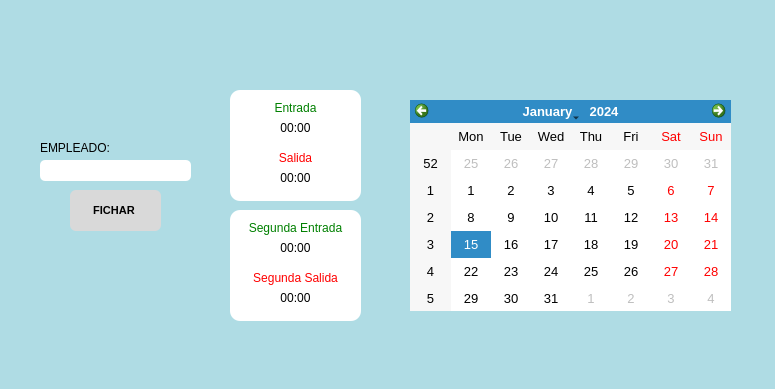
<?xml version="1.0" encoding="UTF-8"?>
<ui version="4.0">
 <class>MainWindow</class>
 <widget class="QMainWindow" name="MainWindow">
  <property name="geometry">
   <rect>
    <x>0</x>
    <y>0</y>
    <width>775</width>
    <height>389</height>
   </rect>
  </property>
  <property name="windowTitle">
   <string>MainWindow</string>
  </property>
  <property name="styleSheet">
   <string notr="true"/>
  </property>
  <widget class="QWidget" name="centralwidget">
   <widget class="QCalendarWidget" name="calendarWidget">
    <property name="geometry">
     <rect>
      <x>410</x>
      <y>100</y>
      <width>321</width>
      <height>211</height>
     </rect>
    </property>
    <property name="font">
     <font>
      <pointsize>10</pointsize>
     </font>
    </property>
    <property name="styleSheet">
     <string notr="true"/>
    </property>
   </widget>
   <widget class="QLabel" name="lblHora">
    <property name="geometry">
     <rect>
      <x>470</x>
      <y>65</y>
      <width>201</width>
      <height>21</height>
     </rect>
    </property>
    <property name="font">
     <font>
      <bold>true</bold>
     </font>
    </property>
    <property name="text">
     <string/>
    </property>
    <property name="alignment">
     <set>Qt::AlignmentFlag::AlignCenter</set>
    </property>
   </widget>
   <widget class="QLabel" name="lblNombre">
    <property name="geometry">
     <rect>
      <x>40</x>
      <y>160</y>
      <width>151</width>
      <height>21</height>
     </rect>
    </property>
    <property name="font">
     <font>
      <pointsize>10</pointsize>
      <bold>false</bold>
     </font>
    </property>
    <property name="styleSheet">
     <string notr="true">background-color: white;
border-radius: 5px;</string>
    </property>
    <property name="text">
     <string/>
    </property>
    <property name="alignment">
     <set>Qt::AlignmentFlag::AlignCenter</set>
    </property>
   </widget>
   <widget class="QPushButton" name="btnFichar">
    <property name="geometry">
     <rect>
      <x>70</x>
      <y>190</y>
      <width>91</width>
      <height>41</height>
     </rect>
    </property>
    <property name="font">
     <font>
      <pointsize>8</pointsize>
      <bold>true</bold>
     </font>
    </property>
    <property name="styleSheet">
     <string notr="true">background-color:#d9d9d9 ;
border-radius: 6px;
padding: 5px;</string>
    </property>
    <property name="text">
     <string>FICHAR </string>
    </property>
   </widget>
   <widget class="QLabel" name="label">
    <property name="geometry">
     <rect>
      <x>230</x>
      <y>100</y>
      <width>131</width>
      <height>16</height>
     </rect>
    </property>
    <property name="styleSheet">
     <string notr="true">color: green;</string>
    </property>
    <property name="text">
     <string>Entrada</string>
    </property>
    <property name="alignment">
     <set>Qt::AlignmentFlag::AlignCenter</set>
    </property>
   </widget>
   <widget class="QLabel" name="label_2">
    <property name="geometry">
     <rect>
      <x>230</x>
      <y>150</y>
      <width>131</width>
      <height>16</height>
     </rect>
    </property>
    <property name="styleSheet">
     <string notr="true">color: red;</string>
    </property>
    <property name="text">
     <string>Salida</string>
    </property>
    <property name="alignment">
     <set>Qt::AlignmentFlag::AlignCenter</set>
    </property>
   </widget>
   <widget class="QLabel" name="label_3">
    <property name="geometry">
     <rect>
      <x>230</x>
      <y>220</y>
      <width>131</width>
      <height>16</height>
     </rect>
    </property>
    <property name="styleSheet">
     <string notr="true">color: green;</string>
    </property>
    <property name="text">
     <string>Segunda Entrada</string>
    </property>
    <property name="alignment">
     <set>Qt::AlignmentFlag::AlignCenter</set>
    </property>
   </widget>
   <widget class="QLabel" name="label_4">
    <property name="geometry">
     <rect>
      <x>230</x>
      <y>270</y>
      <width>131</width>
      <height>16</height>
     </rect>
    </property>
    <property name="styleSheet">
     <string notr="true">color: red;</string>
    </property>
    <property name="text">
     <string>Segunda Salida</string>
    </property>
    <property name="alignment">
     <set>Qt::AlignmentFlag::AlignCenter</set>
    </property>
   </widget>
   <widget class="QLabel" name="lblEntrada">
    <property name="geometry">
     <rect>
      <x>230</x>
      <y>120</y>
      <width>131</width>
      <height>16</height>
     </rect>
    </property>
    <property name="text">
     <string>00:00</string>
    </property>
    <property name="alignment">
     <set>Qt::AlignmentFlag::AlignCenter</set>
    </property>
   </widget>
   <widget class="QLabel" name="lblSalida">
    <property name="geometry">
     <rect>
      <x>230</x>
      <y>170</y>
      <width>131</width>
      <height>16</height>
     </rect>
    </property>
    <property name="text">
     <string>00:00</string>
    </property>
    <property name="alignment">
     <set>Qt::AlignmentFlag::AlignCenter</set>
    </property>
   </widget>
   <widget class="QLabel" name="lblEntrada2">
    <property name="geometry">
     <rect>
      <x>230</x>
      <y>240</y>
      <width>131</width>
      <height>16</height>
     </rect>
    </property>
    <property name="text">
     <string>00:00</string>
    </property>
    <property name="alignment">
     <set>Qt::AlignmentFlag::AlignCenter</set>
    </property>
   </widget>
   <widget class="QLabel" name="lblSalida2">
    <property name="geometry">
     <rect>
      <x>230</x>
      <y>290</y>
      <width>131</width>
      <height>16</height>
     </rect>
    </property>
    <property name="text">
     <string>00:00</string>
    </property>
    <property name="alignment">
     <set>Qt::AlignmentFlag::AlignCenter</set>
    </property>
   </widget>
   <widget class="QLabel" name="label_5">
    <property name="geometry">
     <rect>
      <x>40</x>
      <y>140</y>
      <width>71</width>
      <height>16</height>
     </rect>
    </property>
    <property name="font">
     <font>
      <bold>false</bold>
     </font>
    </property>
    <property name="styleSheet">
     <string notr="true"/>
    </property>
    <property name="text">
     <string>EMPLEADO:</string>
    </property>
   </widget>
   <widget class="QLabel" name="label_6">
    <property name="geometry">
     <rect>
      <x>230</x>
      <y>90</y>
      <width>131</width>
      <height>111</height>
     </rect>
    </property>
    <property name="styleSheet">
     <string notr="true">background-color: white;
border-radius: 10px;</string>
    </property>
    <property name="text">
     <string/>
    </property>
   </widget>
   <widget class="QLabel" name="label_7">
    <property name="geometry">
     <rect>
      <x>230</x>
      <y>210</y>
      <width>131</width>
      <height>111</height>
     </rect>
    </property>
    <property name="styleSheet">
     <string notr="true">background-color: white;
border-radius: 10px;</string>
    </property>
    <property name="text">
     <string/>
    </property>
   </widget>
   <widget class="QLabel" name="label_8">
    <property name="geometry">
     <rect>
      <x>-10</x>
      <y>-10</y>
      <width>791</width>
      <height>471</height>
     </rect>
    </property>
    <property name="font">
     <font>
      <italic>true</italic>
      <bold>false</bold>
     </font>
    </property>
    <property name="styleSheet">
     <string notr="true">background-color: #afdce4;</string>
    </property>
    <property name="text">
     <string/>
    </property>
   </widget>
   <zorder>label_8</zorder>
   <zorder>label_6</zorder>
   <zorder>label_7</zorder>
   <zorder>lblNombre</zorder>
   <zorder>btnFichar</zorder>
   <zorder>label_5</zorder>
   <zorder>label</zorder>
   <zorder>lblEntrada</zorder>
   <zorder>label_2</zorder>
   <zorder>lblSalida</zorder>
   <zorder>label_3</zorder>
   <zorder>lblEntrada2</zorder>
   <zorder>label_4</zorder>
   <zorder>lblSalida2</zorder>
   <zorder>lblHora</zorder>
   <zorder>calendarWidget</zorder>
  </widget>
 </widget>
 <resources/>
 <connections/>
</ui>
